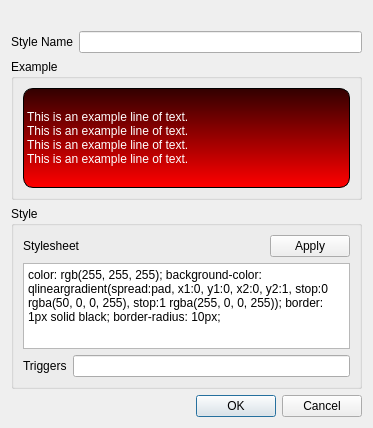
<?xml version="1.0" encoding="UTF-8"?>
<ui version="4.0">
 <class>EditHeadlineDialog</class>
 <widget class="QDialog" name="EditHeadlineDialog">
  <property name="geometry">
   <rect>
    <x>0</x>
    <y>0</y>
    <width>373</width>
    <height>428</height>
   </rect>
  </property>
  <property name="windowTitle">
   <string>Newsroom: Edit Headline Style</string>
  </property>
  <layout class="QVBoxLayout" name="verticalLayout_3">
   <item>
    <widget class="QLabel" name="label_4">
     <property name="sizePolicy">
      <sizepolicy hsizetype="Ignored" vsizetype="Preferred">
       <horstretch>0</horstretch>
       <verstretch>0</verstretch>
      </sizepolicy>
     </property>
     <property name="text">
      <string/>
     </property>
     <property name="pixmap">
      <pixmap resource="Newsroom.qrc">:/images/EditHeadlineBanner.png</pixmap>
     </property>
    </widget>
   </item>
   <item>
    <layout class="QHBoxLayout" name="horizontalLayout">
     <item>
      <widget class="QLabel" name="label">
       <property name="text">
        <string>Style Name</string>
       </property>
       <property name="alignment">
        <set>Qt::AlignRight|Qt::AlignTrailing|Qt::AlignVCenter</set>
       </property>
      </widget>
     </item>
     <item>
      <widget class="QLineEdit" name="edit_StyleName"/>
     </item>
    </layout>
   </item>
   <item>
    <widget class="QGroupBox" name="groupBox_2">
     <property name="title">
      <string>Example</string>
     </property>
     <property name="flat">
      <bool>true</bool>
     </property>
     <layout class="QVBoxLayout" name="verticalLayout">
      <item>
       <widget class="QLabel" name="label_Style">
        <property name="minimumSize">
         <size>
          <width>100</width>
          <height>100</height>
         </size>
        </property>
        <property name="styleSheet">
         <string notr="true">color: rgb(255, 255, 255); background-color: qlineargradient(spread:pad, x1:0, y1:0, x2:0, y2:1, stop:0 rgba(50, 0, 0, 255), stop:1 rgba(255, 0, 0, 255)); border: 1px solid black; border-radius: 10px;</string>
        </property>
        <property name="text">
         <string>&lt;html&gt;&lt;head/&gt;&lt;body&gt;&lt;p&gt;This is an example line of text.&lt;br/&gt;This is an example line of text.&lt;br/&gt;This is an example line of text.&lt;br/&gt;This is an example line of text.&lt;/p&gt;&lt;/body&gt;&lt;/html&gt;</string>
        </property>
       </widget>
      </item>
     </layout>
    </widget>
   </item>
   <item>
    <widget class="QGroupBox" name="groupBox">
     <property name="title">
      <string>Style</string>
     </property>
     <property name="flat">
      <bool>true</bool>
     </property>
     <layout class="QVBoxLayout" name="verticalLayout_2">
      <item>
       <layout class="QHBoxLayout" name="horizontalLayout_3">
        <item>
         <widget class="QLabel" name="label_2">
          <property name="text">
           <string>Stylesheet</string>
          </property>
         </widget>
        </item>
        <item>
         <spacer name="horizontalSpacer">
          <property name="orientation">
           <enum>Qt::Horizontal</enum>
          </property>
          <property name="sizeHint" stdset="0">
           <size>
            <width>40</width>
            <height>20</height>
           </size>
          </property>
         </spacer>
        </item>
        <item>
         <widget class="QPushButton" name="button_ApplyStylesheet">
          <property name="text">
           <string>Apply</string>
          </property>
         </widget>
        </item>
       </layout>
      </item>
      <item>
       <widget class="QPlainTextEdit" name="plain_Stylesheet">
        <property name="plainText">
         <string>color: rgb(255, 255, 255); background-color: qlineargradient(spread:pad, x1:0, y1:0, x2:0, y2:1, stop:0 rgba(50, 0, 0, 255), stop:1 rgba(255, 0, 0, 255)); border: 1px solid black; border-radius: 10px;</string>
        </property>
       </widget>
      </item>
      <item>
       <layout class="QHBoxLayout" name="horizontalLayout_4">
        <item>
         <widget class="QLabel" name="label_3">
          <property name="text">
           <string>Triggers</string>
          </property>
          <property name="buddy">
           <cstring>edit_StyleTriggers</cstring>
          </property>
         </widget>
        </item>
        <item>
         <widget class="QLineEdit" name="edit_StyleTriggers"/>
        </item>
       </layout>
      </item>
     </layout>
    </widget>
   </item>
   <item>
    <spacer name="verticalSpacer">
     <property name="orientation">
      <enum>Qt::Vertical</enum>
     </property>
     <property name="sizeHint" stdset="0">
      <size>
       <width>20</width>
       <height>1</height>
      </size>
     </property>
    </spacer>
   </item>
   <item>
    <widget class="QDialogButtonBox" name="buttonBox">
     <property name="orientation">
      <enum>Qt::Horizontal</enum>
     </property>
     <property name="standardButtons">
      <set>QDialogButtonBox::Cancel|QDialogButtonBox::Ok</set>
     </property>
    </widget>
   </item>
  </layout>
 </widget>
 <resources>
  <include location="Newsroom.qrc"/>
 </resources>
 <connections>
  <connection>
   <sender>buttonBox</sender>
   <signal>accepted()</signal>
   <receiver>EditHeadlineDialog</receiver>
   <slot>accept()</slot>
   <hints>
    <hint type="sourcelabel">
     <x>248</x>
     <y>254</y>
    </hint>
    <hint type="destinationlabel">
     <x>157</x>
     <y>274</y>
    </hint>
   </hints>
  </connection>
  <connection>
   <sender>buttonBox</sender>
   <signal>rejected()</signal>
   <receiver>EditHeadlineDialog</receiver>
   <slot>reject()</slot>
   <hints>
    <hint type="sourcelabel">
     <x>316</x>
     <y>260</y>
    </hint>
    <hint type="destinationlabel">
     <x>286</x>
     <y>274</y>
    </hint>
   </hints>
  </connection>
 </connections>
</ui>
